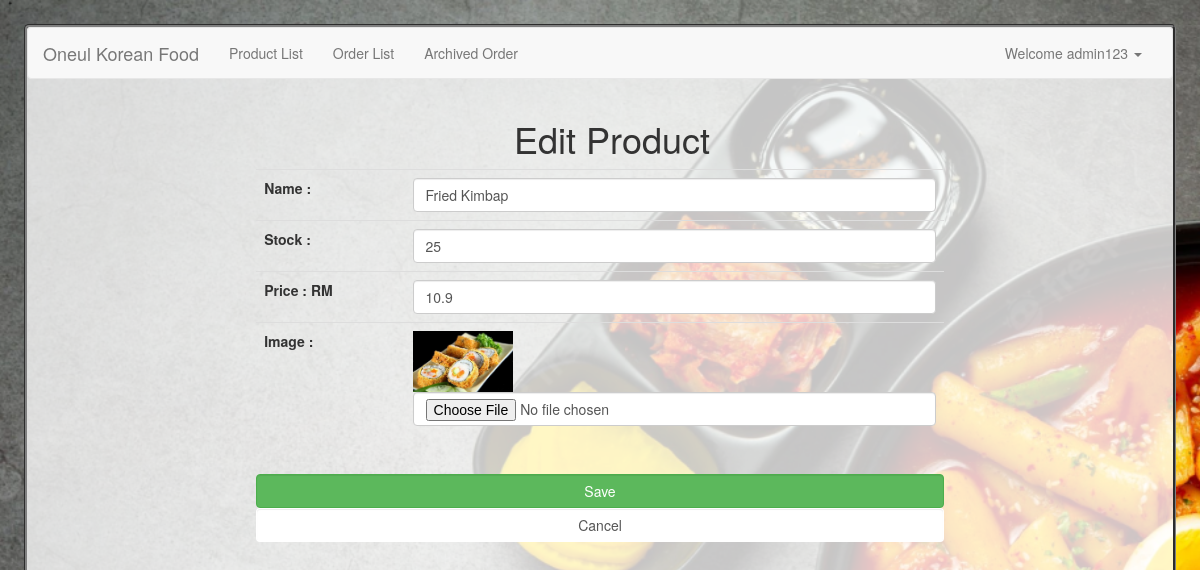
Page /editproduct.php?productId=12 (signed in) on the committed database.
### tables this page shows
CREATE TABLE `product` (
  `productId` int(11) NOT NULL,
  `productName` varchar(255) NOT NULL,
  `productPrice` double NOT NULL,
  `productStock` int(11) NOT NULL,
  `productImage` text NOT NULL
);

### fx.php (called while the page is built, shortened)
<?php
$conn = mysqli_connect("localhost", "root", "", "kfood");
function query($query)
{
    global $conn;
    $result = mysqli_query($conn, $query);
    $rows = [];
    while ($row = mysqli_fetch_assoc($result)) {
        $rows[] = $row;
    }
    return $rows;
}

### editproduct.php (the view, shortened to what this page needs)
<?php
require 'fx.php';
if (!isset($_SESSION["loggedin"]) || $_SESSION["loggedin"] !== true) {
    echo "<script>alert('Please login first.');  document.location.href = 'login.php'; </script>";
} else if ($_SESSION["userlevel"] != 'admin') {
    echo "<script>alert('No permission.');  document.location.href = 'home.php'; </script>";
} else {
    $id = $_GET["productId"];
    $product = query("SELECT * FROM product WHERE productId = $id")[0];
}
?>
<!DOCTYPE html>
<head>
    <?php
    include('include.php');
    ?>
</head>
<body>
    <div class="main">
    <?php include('navbar.php'); ?>
        <div class="container">
            <h1 class="center mt-5 mb-1">Edit Product</h1>
        </div>
        <form class="form-group" style="margin-left: 20%;margin-right: 20%" action="" method="post" enctype="multipart/form-data">
            <table class="table" align="center" >
                <tr>
                    <td>
                        <label for="productName">Name : </label>
                    </td>
                    <td>
                        <input class="form-control" type="text" name="productName" id="productName" required value="<?= $product["productName"]; ?>">
                    </td>
                </tr>
                <tr>
                    <td>
                        <label for="productStock">Stock : </label>
                    </td>
                    <td>
                        <input class="form-control" type="number" name="productStock" id="productStock" min=0 required value="<?= $product["productStock"]; ?>">
                    </td>
                </tr>
                <tr>
                    <td>
                        <label for="productPrice">Price : RM</label>
                    </td>
                    <td>
                        <input class="form-control" type="number" name="productPrice" id="productPrice" min=0.00 step="0.01"  required value="<?= $product["productPrice"]; ?>">
                    </td>
                </tr>
                <tr>
                    <td>
                        <label for="imageprod">Image : </label>
                    </td>
                    <td>
                        <img src="product_images/<?= $product["productImage"]; ?>" alt="" width="100"><br>
                        <input class="form-control" type="file" name="imageprod" id="imageprod">
                    </td>
                </tr>
            </table>
            <br>
            <div align="center" >
                <button class="form-control btn btn-success" type="submit" name="submit">Save</button>
                <a class="form-control btn btn-secondary" type="button" href="home.php" name="cancel">Cancel</a>
            </div>
        </form>
    </div>
</body>
</html>

### rows in the picture
product: productName "Fried Kimbap", productStock "25", productPrice "10.9", productImage (picture)

### other values in the picture
$_SESSION["username"] "admin123"
